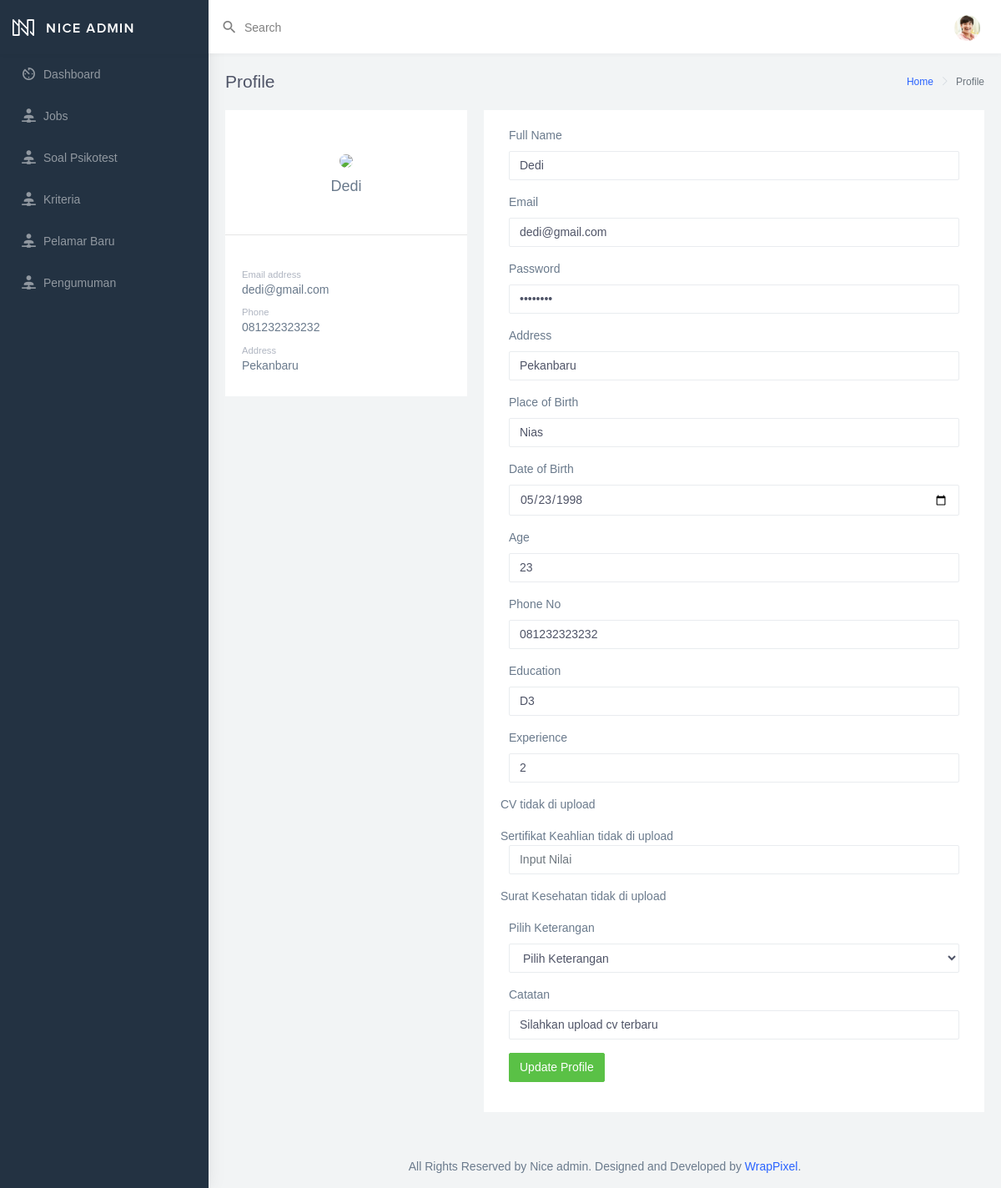
Screenshot of /admin/detailuser.php?id=1 with the database file from the repository.
### tables this page shows
CREATE TABLE `pelamar` (
  `id_pelamar` int(11) NOT NULL,
  `nik` varchar(25) NOT NULL,
  `password` varchar(50) NOT NULL,
  `nama` varchar(25) DEFAULT NULL,
  `email` varchar(50) DEFAULT NULL,
  `alamat` varchar(50) DEFAULT NULL,
  `tmp_lahir` varchar(50) DEFAULT NULL,
  `tgl_lahir` date DEFAULT NULL,
  `umur` int(11) DEFAULT NULL,
  `hp` varchar(20) DEFAULT NULL,
  `pendidikan` varchar(50) DEFAULT NULL,
  `pengalaman` int(5) DEFAULT NULL,
  `cv` varchar(255) DEFAULT NULL,
  `foto` varchar(255) DEFAULT NULL,
  `sertifikat_keahlian` varchar(250) DEFAULT NULL,
  `ijazah` varchar(255) DEFAULT NULL,
  `surat_kesehatan` varchar(255) DEFAULT NULL,
  `id_job` varchar(10) DEFAULT NULL,
  `kategori` varchar(20) DEFAULT NULL,
  `test_tulis` varchar(20) DEFAULT NULL,
  `wawancara` varchar(20) DEFAULT NULL,
  `kesehatan` varchar(20) DEFAULT NULL,
  `keterangan` varchar(30) DEFAULT NULL,
  `catatan` varchar(100) NOT NULL
);

### admin/detailuser.php (the view, shortened to what this page needs)
<?php include('koneksi.php');
$id_pelamar = $_GET['id'];
$sql = mysqli_query($koneksi, "SELECT * FROM pelamar WHERE id_pelamar = '$id_pelamar'");
$d = mysqli_fetch_assoc($sql);
?>
<?php include('template/header.php');?>
        <div class="page-wrapper">
            <div class="page-breadcrumb">
                <div class="row">
                    <div class="col-5 align-self-center">
                        <h4 class="page-title">Profile</h4>
                    </div>
                    <div class="col-7 align-self-center">
                        <div class="d-flex align-items-center justify-content-end">
                            <nav aria-label="breadcrumb">
                                <ol class="breadcrumb">
                                    <li class="breadcrumb-item">
                                        <a href="#">Home</a>
                                    </li>
                                    <li class="breadcrumb-item active" aria-current="page">Profile</li>
                                </ol>
                            </nav>
                        </div>
                    </div>
                </div>
            </div>
            <div class="container-fluid">
                <div class="row">
                    <div class="col-lg-4 col-xlg-3 col-md-5">
                        <div class="card">
                            <div class="card-body">
                                <?php
                                if($d['foto'] == NULL){
                                    echo "<center class='m-t-30'> <img src='../assets/images/users/no-image.jpg'
                                    class='rounded-circle' width='150' />
                                <h4 class='card-title m-t-10'>$d[nama]</h4>
                            </center>";
                                }
                                else{
                                    echo "<center class='m-t-30'> <img src='../file/$d[foto]'
                                    class='rounded-circle' width='150' />
                                <h4 class='card-title m-t-10'>$d[nama]</h4>
                            </center>";
                                }
                                ?>
                            </div>
                            <div>
                                <hr>
                            </div>
                            <div class="card-body"> <small class="text-muted">Email address </small>
                                <h6><?php echo $d['email'];?></h6> <small class="text-muted p-t-30 db">Phone</small>
                                <h6><?php echo $d['hp'];?></h6> <small class="text-muted p-t-30 db">Address</small>
                                <h6><?php echo $d['alamat'];?></h6>
                            </div>
                        </div>
                    </div>
                    <div class="col-lg-8 col-xlg-9 col-md-7">
                        <div class="card">
                            <div class="card-body">
                                <form class="form-horizontal form-material" method="post" action="update_profile_user.php" enctype="multipart/form-data">
                                    <div class="form-group">
                                        <label class="col-md-12">Full Name</label>
                                        <div class="col-md-12">
                                            <input type="text" name="nama" placeholder="Your Name"
                                                class="form-control form-control-line" value="<?php echo $d['nama'];?>">
                                        </div>
                                    </div>
                                    <div class="form-group">
                                        <label for="example-email" class="col-md-12">Email</label>
                                        <div class="col-md-12">
                                            <input type="email" name="email" placeholder="youremail@domain.com"
                                                class="form-control form-control-line"
                                                id="example-email" value="<?php echo $d['email'];?>">
                                        </div>
                                    </div>
                                    <div class="form-group">
                                        <label class="col-md-12">Password</label>
                                        <div class="col-md-12">
                                            <input type="password" name="password" value="password"
                                                class="form-control form-control-line" value="<?php echo $d['password'];?>">
                                        </div>
                                    </div>
                                    <div class="form-group">
                                        <label class="col-md-12">Address</label>
                                        <div class="col-md-12">
                                            <input type="text" name="alamat" placeholder="Your Address"
                                                class="form-control form-control-line" value="<?php echo $d['alamat'];?>">
                                        </div>
                                    </div>
                                    <div class="form-group">
                                        <label class="col-md-12">Place of Birth</label>
                                        <div class="col-md-12">
                                            <input type="text" name="tmp_lahir" placeholder="Your Place of Birth"
                                                class="form-control form-control-line" value="<?php echo $d['tmp_lahir'];?>">
                                        </div>
                                    </div>
                                    <div class="form-group">
                                        <label class="col-md-12">Date of Birth</label>
                                        <div class="col-md-12">
                                            <input type="date" name="tgl_lahir" placeholder="Your Date of Birth"
                                                class="form-control form-control-line" value="<?php echo $d['tgl_lahir'];?>">
                                        </div>
                                    </div>
                                    <div class="form-group">
                                        <label class="col-md-12">Age</label>
                                        <div class="col-md-12">
                                            <input type="text" name="umur" placeholder="Your Age"
                                                class="form-control form-control-line" value="<?php echo $d['umur'];?>">
                                        </div>
                                    </div>
                                    <div class="form-group">
                                        <label class="col-md-12">Phone No</label>
                                        <div class="col-md-12">
                                            <input type="text" name="hp" value="<?php echo $d['hp'];?>" placeholder="123 456 7890"
                                                class="form-control form-control-line">
                                        </div>
                                    </div>
                                    <div class="form-group">
                                        <label class="col-md-12">Education</label>
                                        <div class="col-md-12">
                                            <input type="text" name="pendidikan" value="<?php echo $d['pendidikan'];?>" class="form-control form-control-line">
                                        </div>
                                    </div>
                                    <div class="form-group">
                                        <label class="col-md-12">Experience</label>
                                        <div class="col-md-12">
                                            <input type="text" name="pengalaman" value="<?php echo $d['pengalaman'];?>" class="form-control form-control-line">
                                        </div>
                                    </div>
                                    <?php
                                    if($d['cv'] == NULL){
                                        echo "CV tidak di upload";
                                        echo "<div class='form-group'>
                                        <div class='col-md-12'>
                                        </div>
                                    </div>";
                                    }
                                    else{
                                        echo "CV anda sudah diupload, silahkan klik link berikut untuk melihat ". "<a href='../file/$d[cv]'>Lihat CV</a>". "";
                                        echo "<div class='form-group'>
                                        <div class='col-md-12'>
                                        </div>
                                    </div>";
                                    }
                                    ?>
                                    <?php
                                    if($d['sertifikat_keahlian'] == NULL){
                                        echo "Sertifikat Keahlian tidak di upload";
                                        echo "<div class='form-group'>
                                        <div class='col-md-12'>
                                            <input type='text'
                                                class='form-control form-control-line' placeholder= 'Input Nilai' name='sertifikat_keahlian'>
                                        </div>
                                    </div>";
                                    }
                                    else{
                                        echo "Sertifikat anda sudah diupload, silahkan klik link berikut untuk melihat ". "<a href='../file/$d[sertifikat_keahlian]'>Lihat Sertifikat Keahlian</a>". " ";
                                        echo "<div class='form-group'>
                                        <div class='col-md-12'>
                                        </div>
                                    </div>";
                                    }
                                    ?>
                                    <?php
                                    if($d['surat_kesehatan'] == NULL){
                                        echo "Surat Kesehatan tidak di upload";
                                        echo "<div class='form-group'>
                                        <div class='col-md-12'>
                                        </div>
                                    </div>";
                                    }
                                    else{
                                        echo "Surat Kesehatan anda sudah diupload, silahkan klik link berikut untuk melihat ". "<a href='../file/$d[surat_kesehatan]'>Lihat Sertifikat Keahlian</a>". "";
                                    }
                                    ?>
                                    <div class="form-group">
                                        <label class="col-sm-12">Pilih Keterangan</label>
                                        <div class="col-sm-12">
                                            <select name="keterangan" class="form-control form-control-line">
                                                <option>Pilih Keterangan</option>
                                            </select>
                                        </div>
                                    </div>
                                    <div class="form-group">
                                        <label class="col-md-12">Catatan</label>
                                        <div class="col-md-12">
                                            <input type="text" name="catatan" value="<?php echo $d['catatan'];?>" class="form-control form-control-line">
                                        </div>
                                    </div>
                                    <div class="form-group">
                                        <div class="col-sm-12">
                                            <button class="btn btn-success">Update Profile</button>
                                        </div>
                                    </div>
                                </form>
                            </div>
                        </div>
                    </div>
                </div>
            </div>
            <footer class="footer text-center">
                All Rights Reserved by Nice admin. Designed and Developed by
                <a href="https://wrappixel.com">WrapPixel</a>.
            </footer>
        </div>
    </div>
</body>
</html>

### rows the page displays
pelamar: nama "Dedi", email "dedi@gmail.com", hp "081232323232", alamat "Pekanbaru", tmp_lahir "Nias", tgl_lahir "05/23/1998", umur "23", pendidikan "D3", pengalaman "2", catatan "Silahkan upload cv terbaru"
